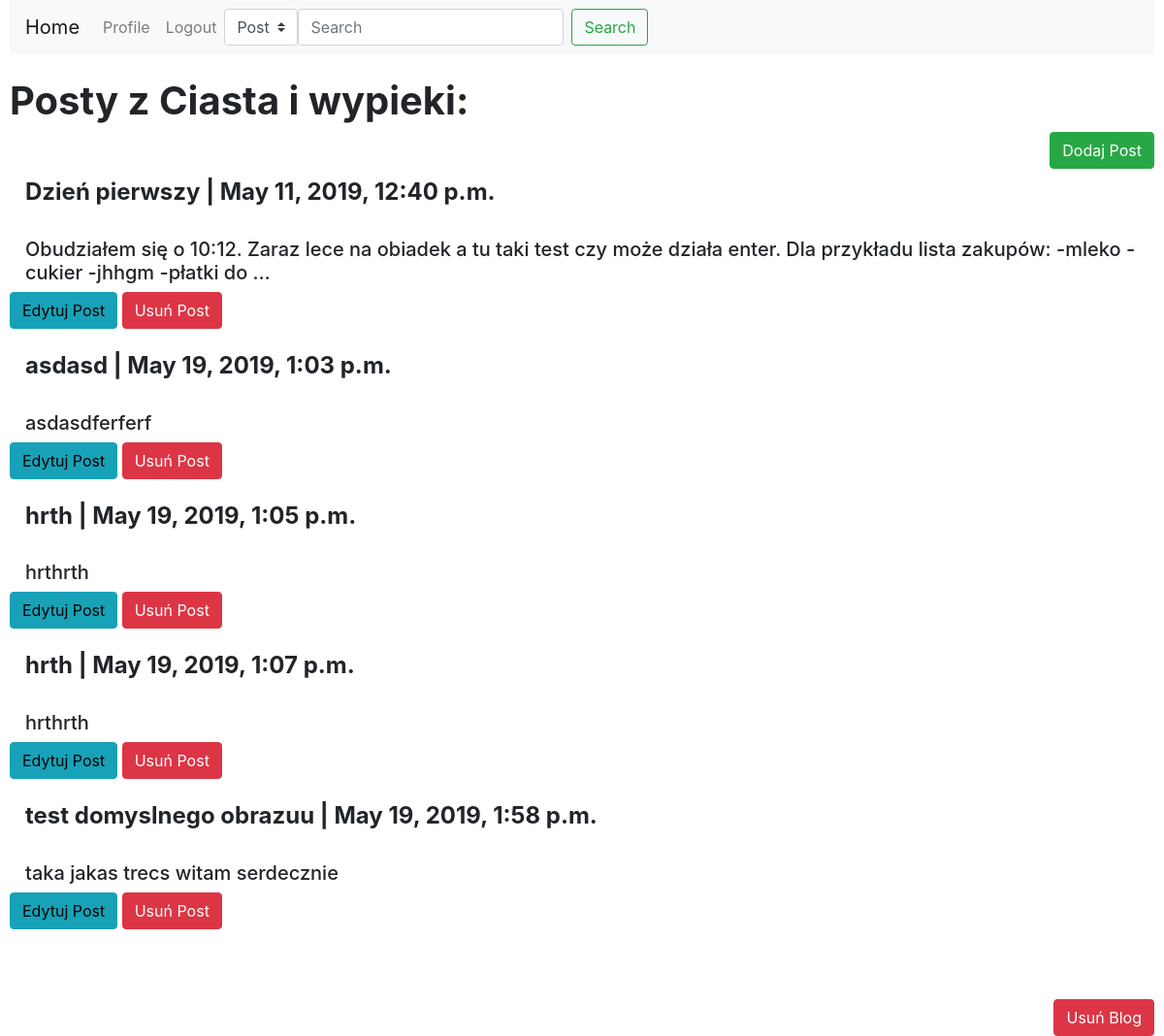
The app's page /profile/13/details/ (signed in) with its own data.
### Blog/models.py (models this page shows)
class Blog(models.Model):
    IDBlog=models.AutoField(primary_key=True)
    Nazwa=models.CharField(max_length=128)
    IDAutor=models.ForeignKey(User,on_delete=models.CASCADE)

class Post(models.Model):
    IDPost=models.AutoField(primary_key=True)
    Tytul=models.CharField(max_length=128)
    Tresc=models.TextField()
    Data=models.DateTimeField(default=timezone.now)
    IDBlog=models.ForeignKey(Blog,on_delete=models.CASCADE)
    Haslo=models.CharField(max_length=8,blank=True)
    Obraz=models.ImageField(upload_to=path_and_renamePost,default='Obrazki/default_pic.jpg',blank=True)

### Blog/views.py (the view)
# urls.py: path('profile/<int:blog_id>/details/', views.details, name='details'),
def details(request, blog_id):
    b = models.Blog.objects.get(IDBlog = blog_id)
    posts = models.Post.objects.filter(IDBlog = blog_id)
    return render(request,'Blog/blog.html', {'blog': b, 'posts': posts})

### Blog/templates/Blog/blog.html (shortened to what this page needs)
{%extends 'Blog/base.html'%}
{%block content%}
<h1><strong>Posty z {{blog.Nazwa}}:</strong></h1>
<button type="button" class="btn btn-success" data-toggle="modal" data-target="#DodajPostModal" style="float:right">Dodaj Post</button>
<br><br>
{%if posts%}
{%for post in posts%}
<div class="media">
        <div class="media-body">
          <h4 class="mt-0"><strong>{{post.Tytul}}  |   {{post.Data}}</strong></h4>
          <br>
         <h5>{{post.Tresc|truncatewords:25}}</h5>
        </div>
      </div>
      <button type="button" class="btn btn-info"><a href="/post/{{post.IDPost}}/edit" style="text-decoration: none">Edytuj Post</a></button>
<button type="button" class="btn btn-danger" data-toggle="modal" data-target="#UsunPost{{post.IDPost}}">
    Usuń Post
  </button>
  <br><br>
        </div>
{%endfor%}
{%else%}
<h2>Ten blog nie ma żadnych postów</h2>
{%endif%}
<br><br>
<button type="button" class="btn btn-danger" style="float: right" data-toggle="modal" data-target="#blogDeleteModal">
    Usuń Blog
  </button>
{%endblock%}

### Blog/static/Blog/style.css (style rules this page uses)
:root { --color-one:#D38B5D; --color-two:#f3ffb6; --color-three:rgb(135, 74, 36); --color-slogan:rgb(101, 48, 17); }
a { color: black; }

### records on screen
Blog: Nazwa "Ciasta i wypieki"
Post: Tytul "Dzień pierwszy", Data "May 11, 2019, 12:40 p.m.", Tresc "Obudziałem się o 10:12. Zaraz lece na obiadek a tu taki test czy może działa enter. Dla przykładu lista zakupów: -mleko -cukier -jhhgm -płatki do …"
Post: Tytul "asdasd", Data "May 19, 2019, 1:03 p.m.", Tresc "asdasdferferf"
Post: Tytul "hrth", Data "May 19, 2019, 1:05 p.m.", Tresc "hrthrth"
Post: Tytul "hrth", Data "May 19, 2019, 1:07 p.m.", Tresc "hrthrth"
Post: Tytul "test domyslnego obrazuu", Data "May 19, 2019, 1:58 p.m.", Tresc "taka jakas trecs witam serdecznie"
